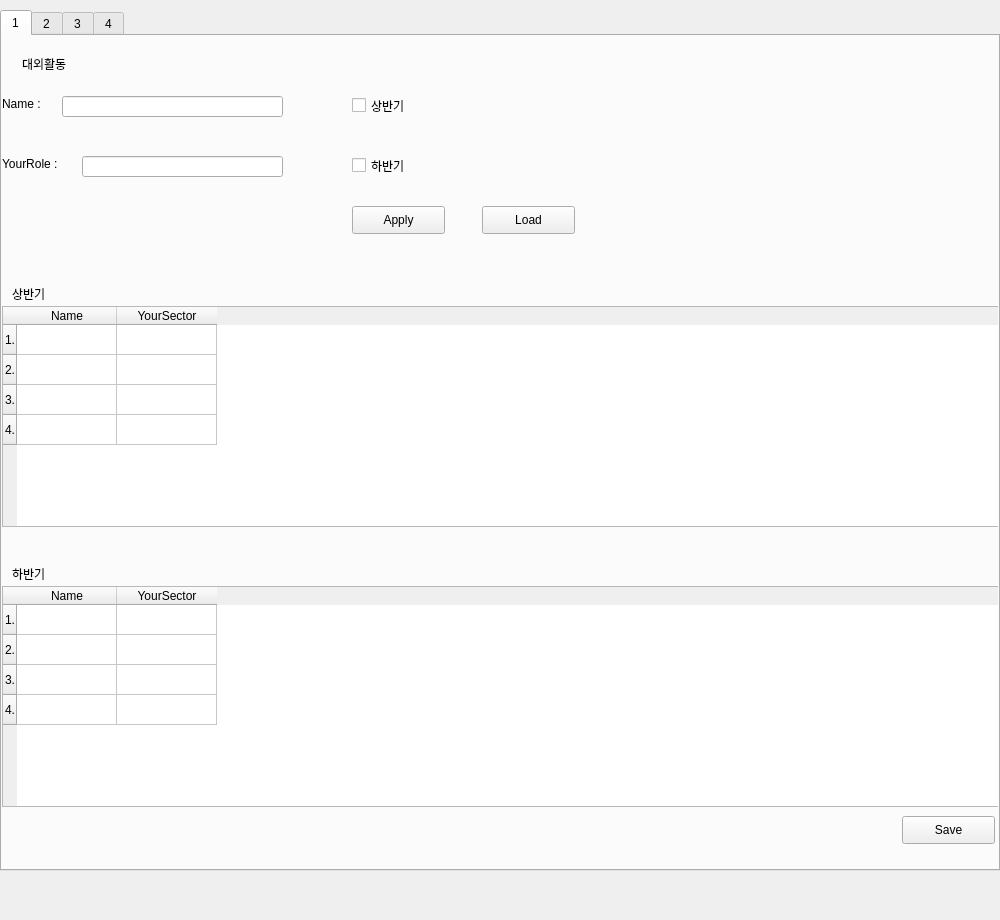
<?xml version="1.0" encoding="UTF-8"?>
<ui version="4.0">
 <class>Form2</class>
 <widget class="QWidget" name="Form2">
  <property name="geometry">
   <rect>
    <x>0</x>
    <y>0</y>
    <width>1000</width>
    <height>920</height>
   </rect>
  </property>
  <property name="windowTitle">
   <string>Form</string>
  </property>
  <widget class="QTabWidget" name="tabWidget">
   <property name="geometry">
    <rect>
     <x>0</x>
     <y>10</y>
     <width>1000</width>
     <height>861</height>
    </rect>
   </property>
   <property name="currentIndex">
    <number>0</number>
   </property>
   <widget class="QWidget" name="tab">
    <attribute name="title">
     <string>1</string>
    </attribute>
    <widget class="QLabel" name="label">
     <property name="geometry">
      <rect>
       <x>0</x>
       <y>60</y>
       <width>64</width>
       <height>15</height>
      </rect>
     </property>
     <property name="text">
      <string>Name : </string>
     </property>
    </widget>
    <widget class="QLineEdit" name="lineEdit">
     <property name="geometry">
      <rect>
       <x>60</x>
       <y>60</y>
       <width>221</width>
       <height>21</height>
      </rect>
     </property>
    </widget>
    <widget class="QCheckBox" name="checkBox">
     <property name="geometry">
      <rect>
       <x>350</x>
       <y>60</y>
       <width>96</width>
       <height>19</height>
      </rect>
     </property>
     <property name="text">
      <string>상반기</string>
     </property>
    </widget>
    <widget class="QCheckBox" name="checkBox_2">
     <property name="geometry">
      <rect>
       <x>350</x>
       <y>120</y>
       <width>96</width>
       <height>19</height>
      </rect>
     </property>
     <property name="text">
      <string>하반기</string>
     </property>
    </widget>
    <widget class="QPushButton" name="pushButton">
     <property name="geometry">
      <rect>
       <x>350</x>
       <y>170</y>
       <width>93</width>
       <height>28</height>
      </rect>
     </property>
     <property name="text">
      <string>Apply</string>
     </property>
    </widget>
    <widget class="QTableWidget" name="tableWidget">
     <property name="geometry">
      <rect>
       <x>0</x>
       <y>270</y>
       <width>1000</width>
       <height>221</height>
      </rect>
     </property>
     <row>
      <property name="text">
       <string>1.</string>
      </property>
     </row>
     <row>
      <property name="text">
       <string>2.</string>
      </property>
     </row>
     <row>
      <property name="text">
       <string>3.</string>
      </property>
     </row>
     <row>
      <property name="text">
       <string>4.</string>
      </property>
     </row>
     <column>
      <property name="text">
       <string>Name</string>
      </property>
     </column>
     <column>
      <property name="text">
       <string>YourSector</string>
      </property>
     </column>
     <item row="0" column="0">
      <property name="text">
       <string/>
      </property>
     </item>
    </widget>
    <widget class="QPushButton" name="pushButton_2">
     <property name="geometry">
      <rect>
       <x>900</x>
       <y>780</y>
       <width>93</width>
       <height>28</height>
      </rect>
     </property>
     <property name="text">
      <string>Save</string>
     </property>
    </widget>
    <widget class="QTableWidget" name="tableWidget_2">
     <property name="geometry">
      <rect>
       <x>0</x>
       <y>550</y>
       <width>1000</width>
       <height>221</height>
      </rect>
     </property>
     <row>
      <property name="text">
       <string>1.</string>
      </property>
     </row>
     <row>
      <property name="text">
       <string>2.</string>
      </property>
     </row>
     <row>
      <property name="text">
       <string>3.</string>
      </property>
     </row>
     <row>
      <property name="text">
       <string>4.</string>
      </property>
     </row>
     <column>
      <property name="text">
       <string>Name</string>
      </property>
     </column>
     <column>
      <property name="text">
       <string>YourSector</string>
      </property>
     </column>
     <item row="0" column="0">
      <property name="text">
       <string/>
      </property>
     </item>
    </widget>
    <widget class="QLabel" name="label_3">
     <property name="geometry">
      <rect>
       <x>10</x>
       <y>250</y>
       <width>64</width>
       <height>15</height>
      </rect>
     </property>
     <property name="text">
      <string>상반기</string>
     </property>
    </widget>
    <widget class="QLabel" name="label_4">
     <property name="geometry">
      <rect>
       <x>10</x>
       <y>530</y>
       <width>64</width>
       <height>15</height>
      </rect>
     </property>
     <property name="text">
      <string>하반기</string>
     </property>
    </widget>
    <widget class="QLabel" name="label_5">
     <property name="geometry">
      <rect>
       <x>20</x>
       <y>20</y>
       <width>64</width>
       <height>15</height>
      </rect>
     </property>
     <property name="text">
      <string>대외활동</string>
     </property>
    </widget>
    <widget class="QLabel" name="label_2">
     <property name="geometry">
      <rect>
       <x>0</x>
       <y>120</y>
       <width>81</width>
       <height>16</height>
      </rect>
     </property>
     <property name="text">
      <string>YourRole : </string>
     </property>
    </widget>
    <widget class="QLineEdit" name="lineEdit_2">
     <property name="geometry">
      <rect>
       <x>80</x>
       <y>120</y>
       <width>201</width>
       <height>21</height>
      </rect>
     </property>
    </widget>
    <widget class="QPushButton" name="pushButton_3">
     <property name="geometry">
      <rect>
       <x>480</x>
       <y>170</y>
       <width>93</width>
       <height>28</height>
      </rect>
     </property>
     <property name="text">
      <string>Load</string>
     </property>
    </widget>
   </widget>
   <widget class="QWidget" name="tab_2">
    <attribute name="title">
     <string>2</string>
    </attribute>
    <widget class="QTableWidget" name="table2_2">
     <property name="geometry">
      <rect>
       <x>0</x>
       <y>550</y>
       <width>1000</width>
       <height>221</height>
      </rect>
     </property>
     <row>
      <property name="text">
       <string>1.</string>
      </property>
     </row>
     <row>
      <property name="text">
       <string>2.</string>
      </property>
     </row>
     <row>
      <property name="text">
       <string>3.</string>
      </property>
     </row>
     <row>
      <property name="text">
       <string>4.</string>
      </property>
     </row>
     <column>
      <property name="text">
       <string>Name</string>
      </property>
     </column>
     <column>
      <property name="text">
       <string>YourRole</string>
      </property>
     </column>
     <item row="0" column="0">
      <property name="text">
       <string/>
      </property>
     </item>
    </widget>
    <widget class="QPushButton" name="load2">
     <property name="geometry">
      <rect>
       <x>480</x>
       <y>170</y>
       <width>93</width>
       <height>28</height>
      </rect>
     </property>
     <property name="text">
      <string>Load</string>
     </property>
    </widget>
    <widget class="QLabel" name="label_6">
     <property name="geometry">
      <rect>
       <x>10</x>
       <y>250</y>
       <width>64</width>
       <height>15</height>
      </rect>
     </property>
     <property name="text">
      <string>1학기</string>
     </property>
    </widget>
    <widget class="QCheckBox" name="check2_1">
     <property name="geometry">
      <rect>
       <x>350</x>
       <y>60</y>
       <width>96</width>
       <height>19</height>
      </rect>
     </property>
     <property name="text">
      <string>1학기</string>
     </property>
    </widget>
    <widget class="QLineEdit" name="role2">
     <property name="geometry">
      <rect>
       <x>80</x>
       <y>120</y>
       <width>201</width>
       <height>21</height>
      </rect>
     </property>
    </widget>
    <widget class="QLabel" name="label_10">
     <property name="geometry">
      <rect>
       <x>0</x>
       <y>120</y>
       <width>81</width>
       <height>16</height>
      </rect>
     </property>
     <property name="text">
      <string>YourRole : </string>
     </property>
    </widget>
    <widget class="QLabel" name="label_8">
     <property name="geometry">
      <rect>
       <x>10</x>
       <y>530</y>
       <width>64</width>
       <height>15</height>
      </rect>
     </property>
     <property name="text">
      <string>2학기</string>
     </property>
    </widget>
    <widget class="QLabel" name="label_9">
     <property name="geometry">
      <rect>
       <x>0</x>
       <y>60</y>
       <width>64</width>
       <height>15</height>
      </rect>
     </property>
     <property name="text">
      <string>Name : </string>
     </property>
    </widget>
    <widget class="QLabel" name="label_7">
     <property name="geometry">
      <rect>
       <x>20</x>
       <y>20</y>
       <width>64</width>
       <height>15</height>
      </rect>
     </property>
     <property name="text">
      <string>대외활동</string>
     </property>
    </widget>
    <widget class="QCheckBox" name="check2_2">
     <property name="geometry">
      <rect>
       <x>350</x>
       <y>120</y>
       <width>96</width>
       <height>19</height>
      </rect>
     </property>
     <property name="text">
      <string>2학기</string>
     </property>
    </widget>
    <widget class="QPushButton" name="apply2">
     <property name="geometry">
      <rect>
       <x>350</x>
       <y>170</y>
       <width>93</width>
       <height>28</height>
      </rect>
     </property>
     <property name="text">
      <string>Apply</string>
     </property>
    </widget>
    <widget class="QTableWidget" name="table2_1">
     <property name="geometry">
      <rect>
       <x>0</x>
       <y>270</y>
       <width>1000</width>
       <height>221</height>
      </rect>
     </property>
     <row>
      <property name="text">
       <string>1.</string>
      </property>
     </row>
     <row>
      <property name="text">
       <string>2.</string>
      </property>
     </row>
     <row>
      <property name="text">
       <string>3.</string>
      </property>
     </row>
     <row>
      <property name="text">
       <string>4.</string>
      </property>
     </row>
     <column>
      <property name="text">
       <string>Name</string>
      </property>
     </column>
     <column>
      <property name="text">
       <string>YourRole</string>
      </property>
     </column>
     <item row="0" column="0">
      <property name="text">
       <string/>
      </property>
     </item>
    </widget>
    <widget class="QLineEdit" name="name2">
     <property name="geometry">
      <rect>
       <x>60</x>
       <y>60</y>
       <width>221</width>
       <height>21</height>
      </rect>
     </property>
    </widget>
   </widget>
   <widget class="QWidget" name="tab_3">
    <attribute name="title">
     <string>3</string>
    </attribute>
    <widget class="QLabel" name="label_15">
     <property name="geometry">
      <rect>
       <x>20</x>
       <y>20</y>
       <width>64</width>
       <height>15</height>
      </rect>
     </property>
     <property name="text">
      <string>대외활동</string>
     </property>
    </widget>
    <widget class="QLineEdit" name="role3">
     <property name="geometry">
      <rect>
       <x>80</x>
       <y>120</y>
       <width>201</width>
       <height>21</height>
      </rect>
     </property>
    </widget>
    <widget class="QLabel" name="label_12">
     <property name="geometry">
      <rect>
       <x>0</x>
       <y>120</y>
       <width>81</width>
       <height>16</height>
      </rect>
     </property>
     <property name="text">
      <string>YourRole : </string>
     </property>
    </widget>
    <widget class="QPushButton" name="load3">
     <property name="geometry">
      <rect>
       <x>480</x>
       <y>170</y>
       <width>93</width>
       <height>28</height>
      </rect>
     </property>
     <property name="text">
      <string>Load</string>
     </property>
    </widget>
    <widget class="QLabel" name="label_13">
     <property name="geometry">
      <rect>
       <x>10</x>
       <y>530</y>
       <width>64</width>
       <height>15</height>
      </rect>
     </property>
     <property name="text">
      <string>2학기</string>
     </property>
    </widget>
    <widget class="QLineEdit" name="name3">
     <property name="geometry">
      <rect>
       <x>60</x>
       <y>60</y>
       <width>221</width>
       <height>21</height>
      </rect>
     </property>
    </widget>
    <widget class="QLabel" name="label_14">
     <property name="geometry">
      <rect>
       <x>0</x>
       <y>60</y>
       <width>64</width>
       <height>15</height>
      </rect>
     </property>
     <property name="text">
      <string>Name : </string>
     </property>
    </widget>
    <widget class="QCheckBox" name="check3_2">
     <property name="geometry">
      <rect>
       <x>350</x>
       <y>120</y>
       <width>96</width>
       <height>19</height>
      </rect>
     </property>
     <property name="text">
      <string>2학기</string>
     </property>
    </widget>
    <widget class="QLabel" name="label_11">
     <property name="geometry">
      <rect>
       <x>10</x>
       <y>250</y>
       <width>64</width>
       <height>15</height>
      </rect>
     </property>
     <property name="text">
      <string>1학기</string>
     </property>
    </widget>
    <widget class="QTableWidget" name="table3_2">
     <property name="geometry">
      <rect>
       <x>0</x>
       <y>550</y>
       <width>1000</width>
       <height>221</height>
      </rect>
     </property>
     <row>
      <property name="text">
       <string>1.</string>
      </property>
     </row>
     <row>
      <property name="text">
       <string>2.</string>
      </property>
     </row>
     <row>
      <property name="text">
       <string>3.</string>
      </property>
     </row>
     <row>
      <property name="text">
       <string>4.</string>
      </property>
     </row>
     <column>
      <property name="text">
       <string>Name</string>
      </property>
     </column>
     <column>
      <property name="text">
       <string>YourRole</string>
      </property>
     </column>
     <item row="0" column="0">
      <property name="text">
       <string/>
      </property>
     </item>
    </widget>
    <widget class="QCheckBox" name="check3_1">
     <property name="geometry">
      <rect>
       <x>350</x>
       <y>60</y>
       <width>96</width>
       <height>19</height>
      </rect>
     </property>
     <property name="text">
      <string>1학기</string>
     </property>
    </widget>
    <widget class="QPushButton" name="apply3">
     <property name="geometry">
      <rect>
       <x>350</x>
       <y>170</y>
       <width>93</width>
       <height>28</height>
      </rect>
     </property>
     <property name="text">
      <string>Apply</string>
     </property>
    </widget>
    <widget class="QTableWidget" name="table3_1">
     <property name="geometry">
      <rect>
       <x>0</x>
       <y>270</y>
       <width>1000</width>
       <height>221</height>
      </rect>
     </property>
     <row>
      <property name="text">
       <string>1.</string>
      </property>
     </row>
     <row>
      <property name="text">
       <string>2.</string>
      </property>
     </row>
     <row>
      <property name="text">
       <string>3.</string>
      </property>
     </row>
     <row>
      <property name="text">
       <string>4.</string>
      </property>
     </row>
     <column>
      <property name="text">
       <string>Name</string>
      </property>
     </column>
     <column>
      <property name="text">
       <string>YourRole</string>
      </property>
     </column>
     <item row="0" column="0">
      <property name="text">
       <string/>
      </property>
     </item>
    </widget>
   </widget>
   <widget class="QWidget" name="tab_4">
    <attribute name="title">
     <string>4</string>
    </attribute>
    <widget class="QTableWidget" name="table4_2">
     <property name="geometry">
      <rect>
       <x>0</x>
       <y>550</y>
       <width>1000</width>
       <height>221</height>
      </rect>
     </property>
     <row>
      <property name="text">
       <string>1.</string>
      </property>
     </row>
     <row>
      <property name="text">
       <string>2.</string>
      </property>
     </row>
     <row>
      <property name="text">
       <string>3.</string>
      </property>
     </row>
     <row>
      <property name="text">
       <string>4.</string>
      </property>
     </row>
     <column>
      <property name="text">
       <string>Name</string>
      </property>
     </column>
     <column>
      <property name="text">
       <string>YourRole</string>
      </property>
     </column>
     <item row="0" column="0">
      <property name="text">
       <string/>
      </property>
     </item>
    </widget>
    <widget class="QLabel" name="label_19">
     <property name="geometry">
      <rect>
       <x>0</x>
       <y>60</y>
       <width>64</width>
       <height>15</height>
      </rect>
     </property>
     <property name="text">
      <string>Name : </string>
     </property>
    </widget>
    <widget class="QPushButton" name="apply4">
     <property name="geometry">
      <rect>
       <x>350</x>
       <y>170</y>
       <width>93</width>
       <height>28</height>
      </rect>
     </property>
     <property name="text">
      <string>Apply</string>
     </property>
    </widget>
    <widget class="QLineEdit" name="role4">
     <property name="geometry">
      <rect>
       <x>80</x>
       <y>120</y>
       <width>201</width>
       <height>21</height>
      </rect>
     </property>
    </widget>
    <widget class="QCheckBox" name="check4_1">
     <property name="geometry">
      <rect>
       <x>350</x>
       <y>60</y>
       <width>96</width>
       <height>19</height>
      </rect>
     </property>
     <property name="text">
      <string>1학기</string>
     </property>
    </widget>
    <widget class="QLabel" name="label_18">
     <property name="geometry">
      <rect>
       <x>10</x>
       <y>530</y>
       <width>64</width>
       <height>15</height>
      </rect>
     </property>
     <property name="text">
      <string>2학기</string>
     </property>
    </widget>
    <widget class="QPushButton" name="load4">
     <property name="geometry">
      <rect>
       <x>480</x>
       <y>170</y>
       <width>93</width>
       <height>28</height>
      </rect>
     </property>
     <property name="text">
      <string>Load</string>
     </property>
    </widget>
    <widget class="QLineEdit" name="name4">
     <property name="geometry">
      <rect>
       <x>60</x>
       <y>60</y>
       <width>221</width>
       <height>21</height>
      </rect>
     </property>
    </widget>
    <widget class="QLabel" name="label_17">
     <property name="geometry">
      <rect>
       <x>0</x>
       <y>120</y>
       <width>81</width>
       <height>16</height>
      </rect>
     </property>
     <property name="text">
      <string>YourRole : </string>
     </property>
    </widget>
    <widget class="QLabel" name="label_20">
     <property name="geometry">
      <rect>
       <x>20</x>
       <y>20</y>
       <width>64</width>
       <height>15</height>
      </rect>
     </property>
     <property name="text">
      <string>대외활동</string>
     </property>
    </widget>
    <widget class="QTableWidget" name="table4_1">
     <property name="geometry">
      <rect>
       <x>0</x>
       <y>270</y>
       <width>1000</width>
       <height>221</height>
      </rect>
     </property>
     <row>
      <property name="text">
       <string>1.</string>
      </property>
     </row>
     <row>
      <property name="text">
       <string>2.</string>
      </property>
     </row>
     <row>
      <property name="text">
       <string>3.</string>
      </property>
     </row>
     <row>
      <property name="text">
       <string>4.</string>
      </property>
     </row>
     <column>
      <property name="text">
       <string>Name</string>
      </property>
     </column>
     <column>
      <property name="text">
       <string>YourRole</string>
      </property>
     </column>
     <item row="0" column="0">
      <property name="text">
       <string/>
      </property>
     </item>
    </widget>
    <widget class="QLabel" name="label_16">
     <property name="geometry">
      <rect>
       <x>10</x>
       <y>250</y>
       <width>64</width>
       <height>15</height>
      </rect>
     </property>
     <property name="text">
      <string>1학기</string>
     </property>
    </widget>
    <widget class="QCheckBox" name="check4_2">
     <property name="geometry">
      <rect>
       <x>350</x>
       <y>120</y>
       <width>96</width>
       <height>19</height>
      </rect>
     </property>
     <property name="text">
      <string>2학기</string>
     </property>
    </widget>
   </widget>
  </widget>
 </widget>
 <resources/>
 <connections/>
</ui>
